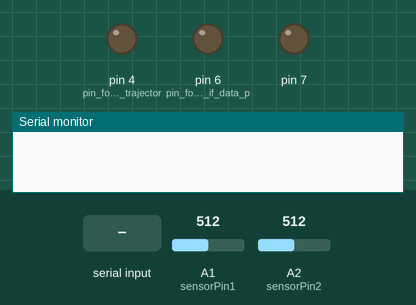
Simulated run of this sketch. Board: Arduino Uno, built with avr-gcc and run on an emulated ATmega328P. Shown: output pins drawn as LEDs (lit = HIGH), the last lines printed to the serial monitor. The test bench sets the inputs (shaded band); at power-on: A1 (sensorPin1) = 512, A2 (sensorPin2) = 512.

Above: at 1.2 s.
1.3 s: "M\n" received over Serial
2.8 s: byte 104 ('h') received over Serial
At 3.3 s:
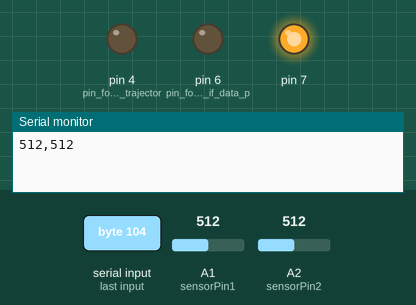
4.3 s: byte 65 ('A') received over Serial
At 5.5 s:
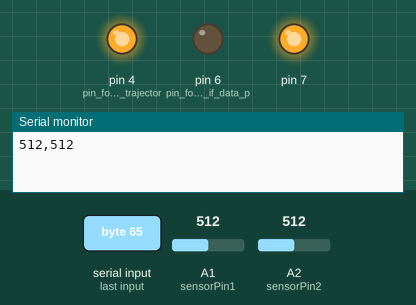
5.8 s: byte 108 ('l') received over Serial
At 6.8 s:
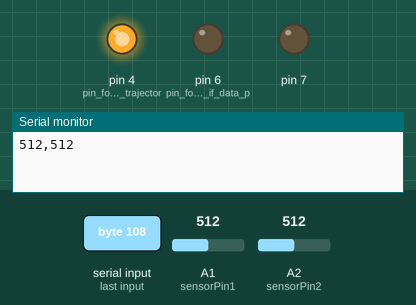
7.3 s: byte 77 ('M') received over Serial
8.8 s: "h\n" received over Serial
At 9.1 s:
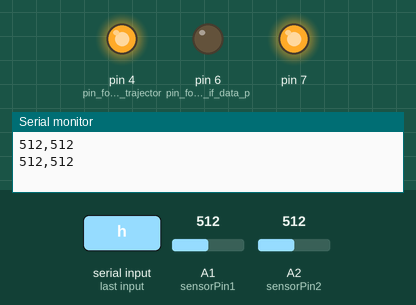
Timing chart, 0 to 11.3 s (numbered marks = the images above; inputs shaded):
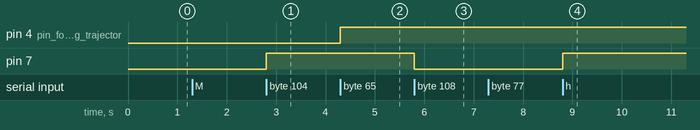

Measured:
- after the input at 2.8 s, pin 7: LOW → HIGH at once
- after the input at 4.3 s, pin 4 (pin_for_marking_trajector): LOW → HIGH at once
- after the input at 5.8 s, pin 7: HIGH → LOW at once
- after the input at 8.8 s, pin 7: LOW → HIGH at once

The sketch:

comduino_median.ino
```cpp
#include <RunningMedian.h>

RunningMedian samples_x = RunningMedian(5);
RunningMedian samples_y = RunningMedian(5);
//const int numReadings = 5;     //The number or readings being averaged

//int readingsX[numReadings];      // the readings from the analog input
//int index = 0;                  // the index of the current reading
//int totalX = 0;                  // the running total
//int averageX = 0;                // the average
//int readingsY[numReadings];      // the readings from the analog input
//int totalY = 0;                  // the running total
//int averageY = 0;                // the average
int command;
int median_x = 0;
int median_y = 0;
int sensorPin1 = A1;
int sensorPin2 = A2;// select the input pin for the potentiometer

void setup() {

  Serial.begin(9600);
  pinMode(6, OUTPUT); // pin for marking if data point was marked by psychopy
  pinMode(4, OUTPUT); // pin for marking trajectory
  pinMode(7, OUTPUT);

  digitalWrite(4, LOW);   // sets the pin to LOW
  digitalWrite(6, LOW);
  digitalWrite(7, LOW);
  // initialize all the readings to 0:
  //for (int thisReadingX = 0; thisReadingX < numReadings; thisReadingX++)
  //  readingsX[thisReadingX] = 0;
  //for (int thisReadingY = 0; thisReadingY < numReadings; thisReadingY++)
    //readingsY[thisReadingY] = 0;
}

void loop() {
  if (Serial.available() > 0) {
    command = Serial.read();
    if (command != 'M'){
      digitalWrite(6, LOW); // to mark when an "M" is not received)
    }
    if (command == 'h') {
      //digitalWrite(13, HIGH);   // sets the pin to HIGH
      digitalWrite(7, HIGH);
    }
    if (command == 'A') {
      //digitalWrite(13, HIGH);   // sets the pin to HIGH
      digitalWrite(4, HIGH);
    }
    if (command == 'C') {
      //digitalWrite(13, HIGH);   // sets the pin to HIGH
      digitalWrite(4, LOW);
    }
    if (command == 'l') {
      digitalWrite(7, LOW);
    }
    if (command == 'M') {
      digitalWrite(6, HIGH);   // sets the pin to HIGH
      int x = analogRead(sensorPin2);
      int y = analogRead(sensorPin1);
      samples_x.add(x);
      samples_y.add(y);
      median_x = samples_x.getMedian();
      median_y = samples_y.getMedian();

      Serial.print(median_x);
      Serial.print(",");
      Serial.print(median_y);
      Serial.print('\n');
      delay(1);     // delay in between reads for stability
      digitalWrite(6, LOW);
    }
  }
}
```
